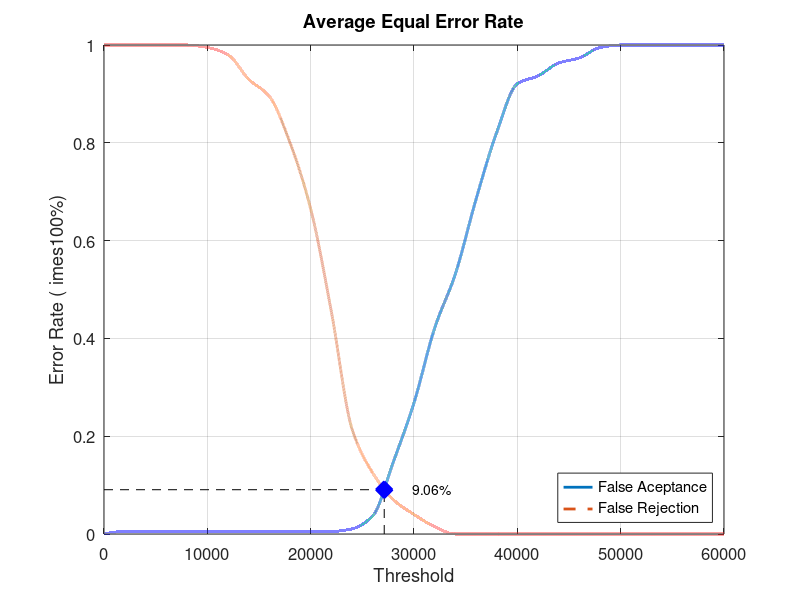
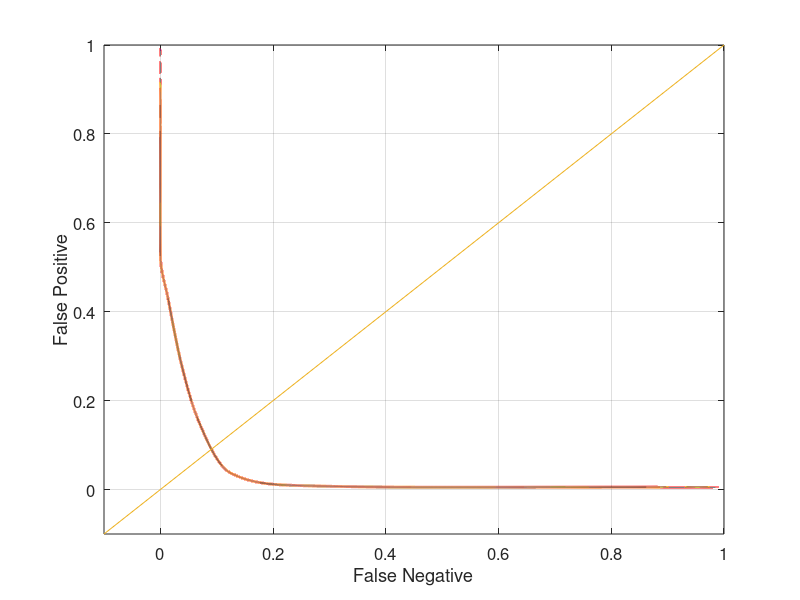

Source code (MATLAB) for these figures, in order:
close all;
clear;
clc;
x = 0:2000:60000;
xq = 0:0.5:60000;

y0 = [0 0.00526316 0.00526316 0.00526316 0.00526316 0.00526316 0.00526316 0.00526316 0.00526316 0.00526316 0.00526316 0.00526316 0.0105263 0.0368421 0.147368 0.268421 0.421053 0.531579 0.684211 0.821053 0.921053 0.936842 0.963158 0.973684 0.994737 1 1 1 1 1 1]
yy0 = interp1(x, y0, xq, 'pchip');
y1 = [1 1 1 1 1 0.995 0.98 0.93 0.895 0.8 0.665 0.455 0.215 0.125 0.07 0.04 0.015 0 0 0 0 0 0 0 0 0 0 0 0 0 0]
yy1 = interp1(x, y1, xq, 'pchip');

% Calculating EER: 
y2 = abs(y0 - y1);
find(y2 == min(y2))
yy2 = abs(yy0 - yy1);
xEER = find(yy2 == min(yy2));
xEERIndex = xq(xEER) % X-axis EER
yEER = yy0(xEER) % Y-axis EER

main = figure
plot(xq, yy0,'-','LineWidth', 2);	hold on
plot(xq, yy1,'--','LineWidth', 2);	hold on
plot([xEERIndex xEERIndex], [0 yEER], 'k--');	hold on
plot([0 xEERIndex], [yEER yEER], 'k--');	hold on
plot(xEERIndex, yEER, 'bx', 'LineWidth', 10);	hold on
text(xEERIndex + 10 * xEERIndex / 100, yEER, [num2str(round((10000 * yEER)) / 100) '%'])
legend('False Aceptance', 'False Rejection', 'Location', 'SouthEast')
xlabel('Threshold')
ylabel('Error Rate (	imes100%)')
title('Average Equal Error Rate')
set(gca, 'FontSize', 12)
axis([0 60000 0 1])
grid on

print(main, 'Database3_2Main', '-dpng');
FNRxFPR = figure('Color', [1 1 1]);
plot(yy1, yy0, '-', yy1, yy0, 'LineWidth', 2);
hold on
y = -0.1:0.1:1
plot(y, y); 
set(gca, 'FontSize', 12)
xlabel('False Negative')
ylabel('False Positive')
axis([-0.1 1 -0.1 1])
set(gca, 'FontSize', 12)
grid on

print(FNRxFPR, 'Database3_2FNRxFPR','-dpng');
